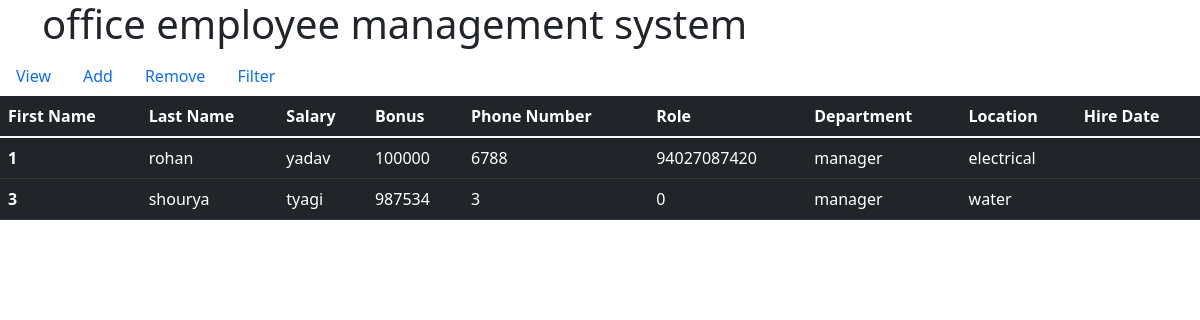
Page /emp/all on the committed database.
### emp/models.py (models this page shows)
class Employee(models.Model):
    first_name=models.CharField(max_length=30,null=False)
    last_name=models.CharField(max_length=30)
    dept=models.ForeignKey(Department,on_delete=models.CASCADE)
    salary=models.IntegerField(default=0)
    bonus=models.IntegerField(default=0)
    role=models.ForeignKey(Role,on_delete=models.CASCADE)
    phone=models. IntegerField(default=0)
    hire_date=models.DateField()
    def __str__(self):
        return self.first_name +self.last_name

class Role(models.Model):
    name=models.CharField(max_length=100, null=False)

class Department(models.Model):
    name=models.CharField(max_length=100,null=False)
    location=models.CharField(max_length=100)

### emp/views.py (the view)
# urls.py: path('all',views.all,name='all'),
def all(request):
    print(Employee.objects.all())
    return render(request,'emp/all.html',{
        'emps':Employee.objects.all()
    })

### emp/templates/emp/all.html (shortened to what this page needs)
<!doctype html>
<html lang="en">
  <head>
    <link href="https://cdn.jsdelivr.net/npm/bootstrap@5.1.3/dist/css/bootstrap.min.css" rel="stylesheet">
  </head>
  <body>
    <div class="container-lg">
        <h1>office employee management system </h1>
    </div>
    <ul class="nav justify-content">
        <li class="nav-item">
          <a class="nav-link active" aria-current="page" href="{%url 'all'%}">View</a>
        </li>
        <li class="nav-item">
          <a class="nav-link" href="{%url 'add'%}">Add</a>
        </li>
        <li class="nav-item">
          <a class="nav-link" href="{%url 'remove'%}">Remove</a>
        </li>
        <li class="nav-item">
            <a class="nav-link" href="{%url 'filter'%}">Filter</a>
          </li>
    </ul>
    <table class="table table-dark table-hover">
        <thead>
            <tr>
              <th scope="col">First Name</th>
              <th scope="col">Last Name</th>
              <th scope="col">Salary</th>
              <th scope="col">Bonus</th>
              <th scope="col">Phone Number</th>
              <th scope="col">Role</th>
              <th scope="col">Department</th>
              <th scope="col">Location</th>
              <th scope="col">Hire Date</th>
            </tr>
        </thead>
        <tbody>
            {%for i in emps%}
                <tr>
                <th scope="row">{{i.id}}</th>
                <td>{{i.first_name}}</td>
                <td>{{i.last_name}}</td>
                <td>{{i.salary}}</td>
                <td>{{i.bonus}}</td>
                <td>{{i.phone}}</td>
                <td>{{i.role.name}}</td>
                <td>{{i.dept.name}}</td>
                <td>{{i.hite_date}}</td>
                </tr>
            {%endfor%}
        </tbody>
    </table>
  </body>
</html>

### rows in the picture
Employee: id "1", first_name "rohan", last_name "yadav", salary "100000", bonus "6788", phone "94027087420", role.name "manager", dept.name "electrical"
Employee: id "3", first_name "shourya", last_name "tyagi", salary "987534", bonus "3", phone "0", role.name "manager", dept.name "water"
